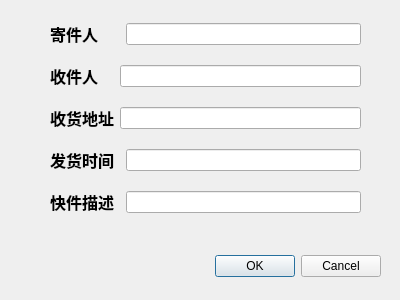
<?xml version="1.0" encoding="UTF-8"?>
<ui version="4.0">
 <class>adddeliverydialog</class>
 <widget class="QDialog" name="adddeliverydialog">
  <property name="geometry">
   <rect>
    <x>0</x>
    <y>0</y>
    <width>400</width>
    <height>300</height>
   </rect>
  </property>
  <property name="windowTitle">
   <string>Dialog</string>
  </property>
  <widget class="QDialogButtonBox" name="buttonBox">
   <property name="geometry">
    <rect>
     <x>40</x>
     <y>250</y>
     <width>341</width>
     <height>32</height>
    </rect>
   </property>
   <property name="orientation">
    <enum>Qt::Horizontal</enum>
   </property>
   <property name="standardButtons">
    <set>QDialogButtonBox::Cancel|QDialogButtonBox::Ok</set>
   </property>
  </widget>
  <widget class="QWidget" name="">
   <property name="geometry">
    <rect>
     <x>50</x>
     <y>10</y>
     <width>311</width>
     <height>221</height>
    </rect>
   </property>
   <layout class="QGridLayout" name="gridLayout">
    <item row="0" column="0">
     <widget class="QLabel" name="label">
      <property name="font">
       <font>
        <family>Agency FB</family>
        <pointsize>12</pointsize>
        <weight>75</weight>
        <bold>true</bold>
       </font>
      </property>
      <property name="text">
       <string>寄件人</string>
      </property>
     </widget>
    </item>
    <item row="0" column="2">
     <widget class="QLineEdit" name="le_sender"/>
    </item>
    <item row="1" column="0">
     <widget class="QLabel" name="label_2">
      <property name="font">
       <font>
        <family>Agency FB</family>
        <pointsize>12</pointsize>
        <weight>75</weight>
        <bold>true</bold>
       </font>
      </property>
      <property name="text">
       <string>收件人</string>
      </property>
     </widget>
    </item>
    <item row="1" column="1" colspan="2">
     <widget class="QLineEdit" name="le_receiver"/>
    </item>
    <item row="2" column="0">
     <widget class="QLabel" name="label_3">
      <property name="font">
       <font>
        <family>Agency FB</family>
        <pointsize>12</pointsize>
        <weight>75</weight>
        <bold>true</bold>
       </font>
      </property>
      <property name="text">
       <string>收货地址</string>
      </property>
     </widget>
    </item>
    <item row="2" column="1" colspan="2">
     <widget class="QLineEdit" name="le_address"/>
    </item>
    <item row="3" column="0" colspan="2">
     <widget class="QLabel" name="label_5">
      <property name="font">
       <font>
        <family>Agency FB</family>
        <pointsize>12</pointsize>
        <weight>75</weight>
        <bold>true</bold>
       </font>
      </property>
      <property name="text">
       <string>发货时间</string>
      </property>
     </widget>
    </item>
    <item row="3" column="2">
     <widget class="QLineEdit" name="le_time"/>
    </item>
    <item row="4" column="0" colspan="2">
     <widget class="QLabel" name="label_4">
      <property name="font">
       <font>
        <family>Agency FB</family>
        <pointsize>12</pointsize>
        <weight>75</weight>
        <bold>true</bold>
       </font>
      </property>
      <property name="text">
       <string>快件描述</string>
      </property>
     </widget>
    </item>
    <item row="4" column="2">
     <widget class="QLineEdit" name="le_detail"/>
    </item>
   </layout>
  </widget>
 </widget>
 <resources/>
 <connections>
  <connection>
   <sender>buttonBox</sender>
   <signal>accepted()</signal>
   <receiver>adddeliverydialog</receiver>
   <slot>accept()</slot>
   <hints>
    <hint type="sourcelabel">
     <x>248</x>
     <y>254</y>
    </hint>
    <hint type="destinationlabel">
     <x>157</x>
     <y>274</y>
    </hint>
   </hints>
  </connection>
  <connection>
   <sender>buttonBox</sender>
   <signal>rejected()</signal>
   <receiver>adddeliverydialog</receiver>
   <slot>reject()</slot>
   <hints>
    <hint type="sourcelabel">
     <x>316</x>
     <y>260</y>
    </hint>
    <hint type="destinationlabel">
     <x>286</x>
     <y>274</y>
    </hint>
   </hints>
  </connection>
 </connections>
</ui>
